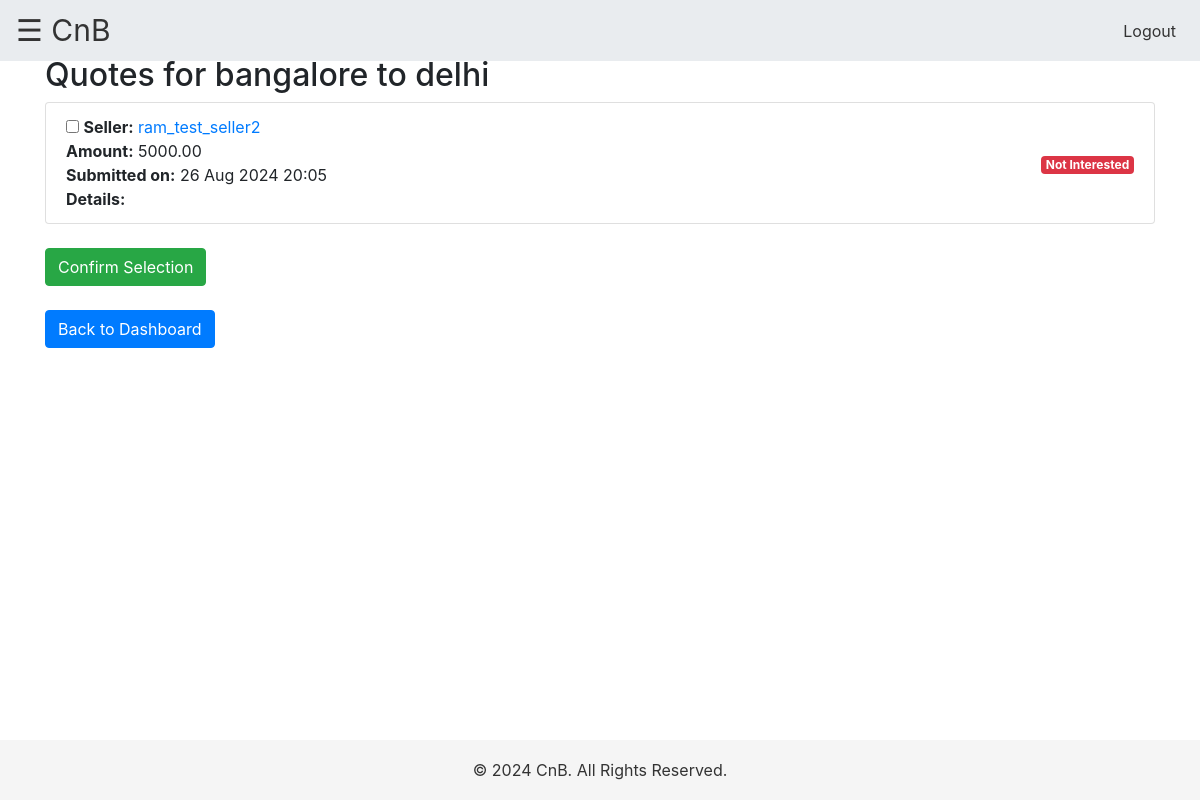
/view_quotes/2/ (signed in), run on an earlier commit of the app's database.
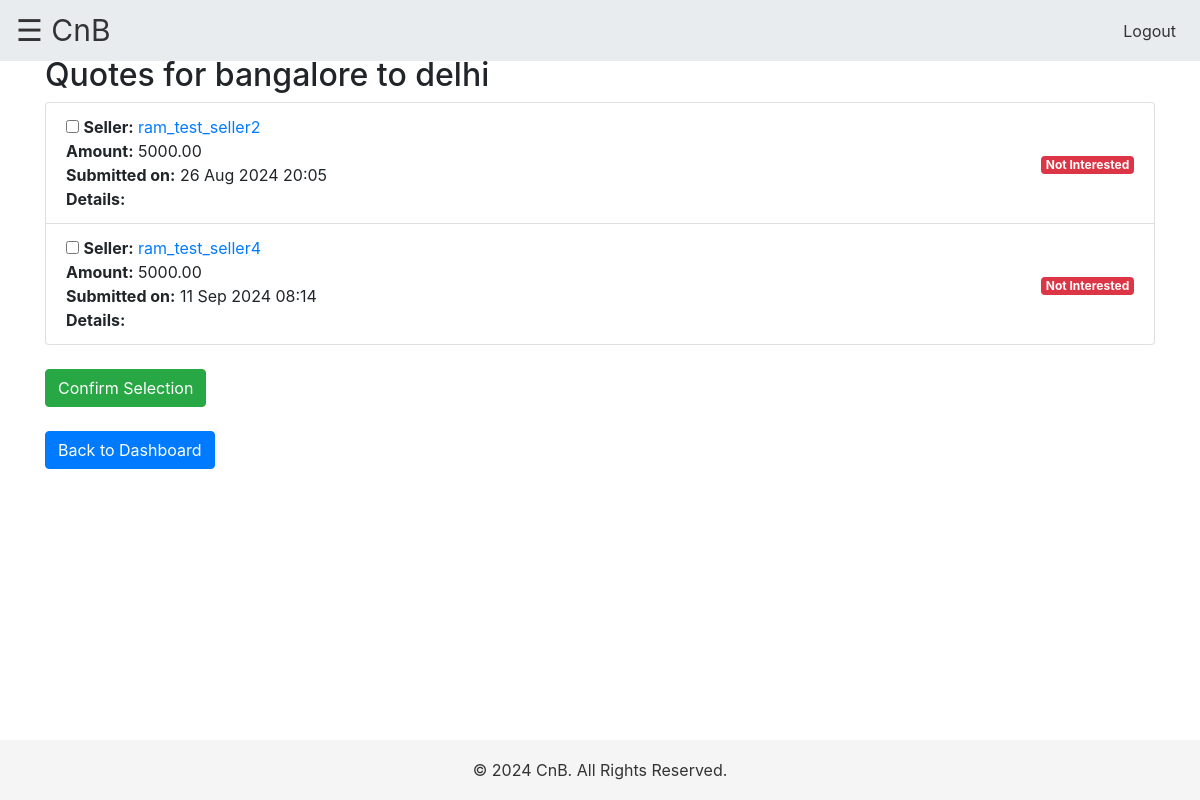
And on a later commit of the database.
### myapp/models.py (models this page shows, shortened)
class Bid(models.Model):
    product = models.ForeignKey(Product, on_delete=models.CASCADE)
    seller = models.ForeignKey(Seller, on_delete=models.CASCADE)
    bid_amount = models.DecimalField(max_digits=10, decimal_places=2)
    attachment = models.FileField(upload_to='attachments/', blank=True, null=True)
    bid_date = models.DateTimeField(auto_now_add=True)
    selected = models.BooleanField(default=False)

class Seller(models.Model):
    user = models.OneToOneField(User, on_delete=models.CASCADE)
    profile = models.OneToOneField(Profile, on_delete=models.CASCADE)
    registered_name = models.TextField(blank=False, null=True)
    gst_number = models.CharField(max_length=15, blank=False, null=True)
    registered_address = models.TextField(blank=False, null=True)
    poc_name = models.CharField(max_length=255, blank=False, null=True)
    services_type = models.TextField(blank=True, null=True)  # Store the services as a comma-separated string
    company_media = models.FileField(upload_to='company_media/', blank=True, null=True)
    top_clients = models.FileField(upload_to='top_clients/', blank=True, null=True)
    awards = models.FileField(upload_to='awards/', blank=True, null=True)

### myapp/views.py (the view)
# urls.py: path('view_quotes/<int:product_id>/', views.view_quotes, name='view_quotes'),
def view_quotes(request, product_id):
    product = get_object_or_404(Product, id=product_id, buyer=request.user)
    bids = Bid.objects.filter(product=product)
    if request.method == "POST":
        selected_bids_ids = request.POST.getlist('selected_bids')
        for bid in bids:
            bid.selected = str(bid.id) in selected_bids_ids
            bid.save()
    context = {
        'product': product,
        'bids': bids,
    }
    return render(request, 'myapp/view_quotes.html', context)

### myapp/templates/myapp/view_quotes.html (shortened to what this page needs)
{% extends 'myapp/base.html' %}
{% block content %}
<h2>Quotes for {{ product.from_city }} to {{ product.to_city }}</h2>
{% if bids %}
    <form method="POST" action="{% url 'view_quotes' product.id %}">
        <ul class="list-group">
            {% for bid in bids %}
                <li class="list-group-item d-flex justify-content-between align-items-center">
                    <div>
                        <input type="checkbox" name="selected_bids" value="{{ bid.id }}"
                               class="quote-checkbox" data-bid-id="{{ bid.id }}">
                        <strong>Seller:</strong>
                        <a href="#" class="seller-link" data-seller-id="{{ bid.seller.id }}">{{ bid.seller.user.username }}</a><br>
                        <strong>Amount:</strong> {{ bid.bid_amount }}<br>
                        <strong>Submitted on:</strong> {{ bid.bid_date|date:"d M Y H:i" }}<br>
                        <strong>Details:</strong> {{ bid.details }}
                    </div>
                    <div>
                        {% if bid.selected %}
                            <span class="badge badge-success">Interested</span>
                        {% else %}
                            <span class="badge badge-danger">Not Interested</span>
                        {% endif %}
                    </div>
                </li>
            {% endfor %}
        </ul>
        <button type="submit" class="btn btn-success mt-4">Confirm Selection</button>
    </form>
{% else %}
    <p>No quotes have been submitted for this request yet.</p>
{% endif %}
<a href="{% url 'buyer_dashboard' %}" class="btn btn-primary mt-4">Back to Dashboard</a>
{% endblock %}

What changed in the data, as far as the page shows it:
added Bid: seller.user.username "ram_test_seller4", bid_amount "5000.00", bid_date "11 Sep 2024 08:14", shows "Not Interested"
